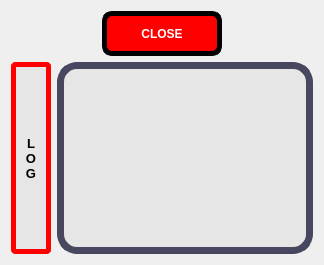
      <widget class="QWidget" name="LOG">
       <attribute name="icon">
        <iconset resource="icons.qrc">
         <normaloff>:/images/icons/data.png</normaloff>:/images/icons/data.png</iconset>
       </attribute>
       <attribute name="title">
        <string>LOG</string>
       </attribute>
       <layout class="QGridLayout" name="gridLayout_8">
        <item row="1" column="1">
         <widget class="QListWidget" name="listWidgetLog">
          <property name="font">
           <font>
            <pointsize>11</pointsize>
            <weight>75</weight>
            <bold>true</bold>
           </font>
          </property>
          <property name="styleSheet">
           <string notr="true">background-color: rgb(230, 230, 230);
border-radius: 20px;
border: 7px solid  rgb(71, 71, 95);
</string>
          </property>
         </widget>
        </item>
        <item row="1" column="0">
         <widget class="QLabel" name="label_8">
          <property name="minimumSize">
           <size>
            <width>40</width>
            <height>0</height>
           </size>
          </property>
          <property name="maximumSize">
           <size>
            <width>40</width>
            <height>16777215</height>
           </size>
          </property>
          <property name="font">
           <font>
            <pointsize>10</pointsize>
            <weight>75</weight>
            <bold>true</bold>
           </font>
          </property>
          <property name="styleSheet">
           <string notr="true">background-color: rgb(230, 230, 230);
border-radius: 5px;
border: 5px solid  rgb(255, 0, 0);
</string>
          </property>
          <property name="text">
           <string>L
O
G</string>
          </property>
          <property name="textFormat">
           <enum>Qt::AutoText</enum>
          </property>
          <property name="alignment">
           <set>Qt::AlignCenter</set>
          </property>
         </widget>
        </item>
        <item row="0" column="0" colspan="2">
         <layout class="QHBoxLayout" name="horizontalLayout_12">
          <item>
           <spacer name="horizontalSpacer_12">
            <property name="orientation">
             <enum>Qt::Horizontal</enum>
            </property>
            <property name="sizeHint" stdset="0">
             <size>
              <width>40</width>
              <height>20</height>
             </size>
            </property>
           </spacer>
          </item>
          <item>
           <widget class="QPushButton" name="pushButtonClose_3">
            <property name="sizePolicy">
             <sizepolicy hsizetype="Expanding" vsizetype="Fixed">
              <horstretch>0</horstretch>
              <verstretch>0</verstretch>
             </sizepolicy>
            </property>
            <property name="minimumSize">
             <size>
              <width>120</width>
              <height>45</height>
             </size>
            </property>
            <property name="maximumSize">
             <size>
              <width>200</width>
              <height>16777215</height>
             </size>
            </property>
            <property name="font">
             <font>
              <pointsize>9</pointsize>
              <weight>75</weight>
              <bold>true</bold>
             </font>
            </property>
            <property name="styleSheet">
             <string notr="true">QPushButton{
    qproperty-icon: url(:/images/icons/close_icon.png);
	background-color: rgb(255, 0, 0);
	color: rgb(255, 255, 255);
	border: 5px solid;
	border-radius: 10px;
}
QPushButton::hover
{
	background-color: rgb(0, 255, 0);

}</string>
            </property>
            <property name="text">
             <string>CLOSE</string>
            </property>
            <property name="iconSize">
             <size>
              <width>30</width>
              <height>30</height>
             </size>
            </property>
           </widget>
          </item>
          <item>
           <spacer name="horizontalSpacer_13">
            <property name="orientation">
             <enum>Qt::Horizontal</enum>
            </property>
            <property name="sizeHint" stdset="0">
             <size>
              <width>40</width>
              <height>20</height>
             </size>
            </property>
           </spacer>
          </item>
         </layout>
        </item>
       </layout>
      </widget>
